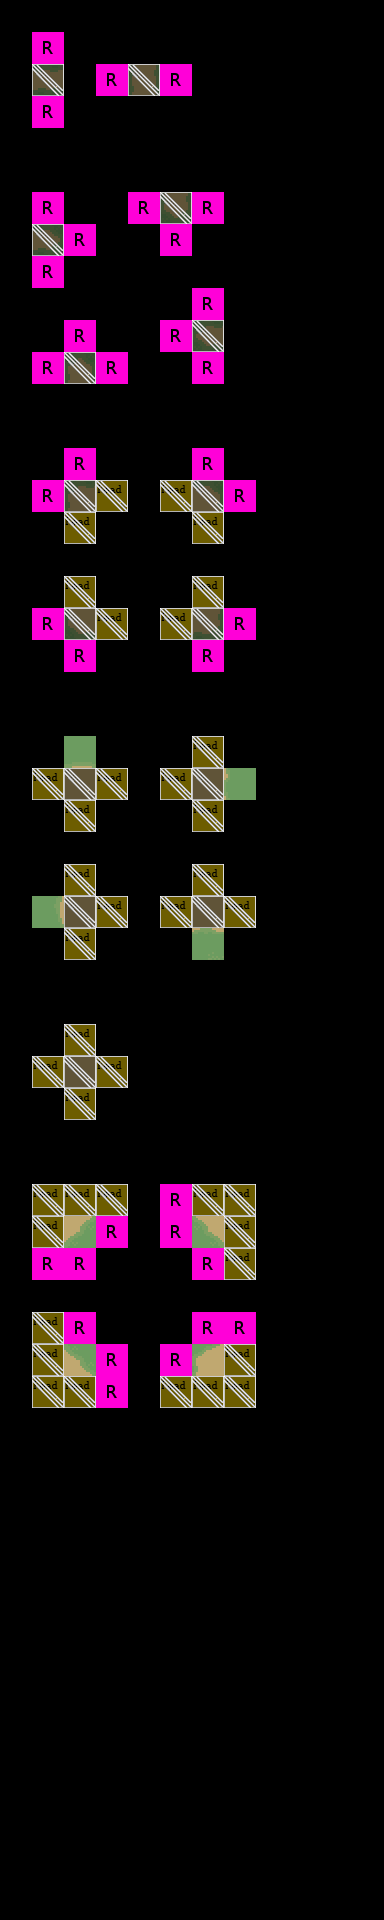

A level layout from a 2D game, rendered from its tile map. Below: a short description, then the map file with tile-grid data replaced by summaries:
An orthogonal 12x60 tile map with 32x32 px tiles, 4 tile layers (Regions, Input1_set, Output_Ground, Output_Collision), 4 tilesets.

<map version="1.0" orientation="orthogonal" width="12" height="60" tilewidth="32" tileheight="32">
 <tileset firstgid="1" source="../map_tiles.tsx" />
 <tileset firstgid="33" source="../rules.tsx" />
 <tileset firstgid="37" source="../sets.tsx" />
 <tileset firstgid="165" source="../tiles32_sea_of_trees.tsx" />
 <layer name="Regions" width="12" height="60">
  <data>[720 cells, 99 non-empty, 1 distinct tile ids]</data>
 </layer>
 <layer name="Input1_set" width="12" height="60">
  <data>[720 cells, 59 non-empty, 1 distinct tile ids]</data>
 </layer>
 <layer name="Output_Ground" width="12" height="60">
  <data>[720 cells, 23 non-empty, 19 distinct tile ids]</data>
 </layer>
 <layer name="Output_Collision" width="12" height="60">
  <data>[720 cells, 55 non-empty, 1 distinct tile ids]</data>
 </layer>
</map>
